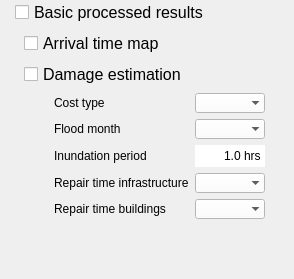
         <widget class="QWidget" name="postprocessing_widget" native="true">
          <property name="sizePolicy">
           <sizepolicy hsizetype="Preferred" vsizetype="Expanding">
            <horstretch>0</horstretch>
            <verstretch>0</verstretch>
           </sizepolicy>
          </property>
          <property name="font">
           <font>
            <family>Segoe UI</family>
            <pointsize>12</pointsize>
            <weight>50</weight>
            <bold>false</bold>
           </font>
          </property>
          <layout class="QVBoxLayout" name="verticalLayout_2">
           <property name="leftMargin">
            <number>15</number>
           </property>
           <property name="topMargin">
            <number>0</number>
           </property>
           <item>
            <widget class="QCheckBox" name="cb_basec_results">
             <property name="font">
              <font>
               <family>Segoe UI</family>
               <pointsize>12</pointsize>
               <weight>50</weight>
               <bold>false</bold>
              </font>
             </property>
             <property name="text">
              <string>Basic processed results</string>
             </property>
            </widget>
           </item>
           <item>
            <widget class="QWidget" name="basic_processed_widget" native="true">
             <layout class="QVBoxLayout" name="verticalLayout_3">
              <property name="topMargin">
               <number>0</number>
              </property>
              <property name="bottomMargin">
               <number>0</number>
              </property>
              <item>
               <widget class="QCheckBox" name="cb_arrival_time_map">
                <property name="font">
                 <font>
                  <family>Segoe UI</family>
                  <pointsize>12</pointsize>
                  <weight>50</weight>
                  <bold>false</bold>
                 </font>
                </property>
                <property name="text">
                 <string>Arrival time map</string>
                </property>
               </widget>
              </item>
              <item>
               <widget class="QCheckBox" name="cb_damage_estimation">
                <property name="font">
                 <font>
                  <family>Segoe UI</family>
                  <pointsize>12</pointsize>
                  <weight>50</weight>
                  <bold>false</bold>
                 </font>
                </property>
                <property name="text">
                 <string>Damage estimation</string>
                </property>
               </widget>
              </item>
              <item>
               <widget class="QWidget" name="damage_estimation_widget" native="true">
                <property name="sizePolicy">
                 <sizepolicy hsizetype="Preferred" vsizetype="Expanding">
                  <horstretch>0</horstretch>
                  <verstretch>0</verstretch>
                 </sizepolicy>
                </property>
                <layout class="QGridLayout" name="gridLayout_9">
                 <property name="leftMargin">
                  <number>30</number>
                 </property>
                 <property name="topMargin">
                  <number>0</number>
                 </property>
                 <item row="4" column="0">
                  <widget class="QLabel" name="label_9">
                   <property name="minimumSize">
                    <size>
                     <width>0</width>
                     <height>20</height>
                    </size>
                   </property>
                   <property name="font">
                    <font>
                     <family>Segoe UI</family>
                     <pointsize>9</pointsize>
                     <weight>50</weight>
                     <bold>false</bold>
                    </font>
                   </property>
                   <property name="text">
                    <string>Repair time buildings</string>
                   </property>
                  </widget>
                 </item>
                 <item row="4" column="1">
                  <widget class="QComboBox" name="dd_repair_building">
                   <property name="minimumSize">
                    <size>
                     <width>0</width>
                     <height>20</height>
                    </size>
                   </property>
                   <property name="font">
                    <font>
                     <family>Segoe UI</family>
                     <pointsize>9</pointsize>
                     <weight>50</weight>
                     <bold>false</bold>
                    </font>
                   </property>
                   <property name="styleSheet">
                    <string notr="true">QComboBox {background-color:white; selection-background-color: lightgray;}</string>
                   </property>
                   <property name="frame">
                    <bool>false</bool>
                   </property>
                  </widget>
                 </item>
                 <item row="3" column="0">
                  <widget class="QLabel" name="label_8">
                   <property name="minimumSize">
                    <size>
                     <width>0</width>
                     <height>20</height>
                    </size>
                   </property>
                   <property name="font">
                    <font>
                     <family>Segoe UI</family>
                     <pointsize>9</pointsize>
                     <weight>50</weight>
                     <bold>false</bold>
                    </font>
                   </property>
                   <property name="text">
                    <string>Repair time infrastructure</string>
                   </property>
                  </widget>
                 </item>
                 <item row="2" column="0">
                  <widget class="QLabel" name="label_7">
                   <property name="minimumSize">
                    <size>
                     <width>0</width>
                     <height>20</height>
                    </size>
                   </property>
                   <property name="font">
                    <font>
                     <family>Segoe UI</family>
                     <pointsize>9</pointsize>
                     <weight>50</weight>
                     <bold>false</bold>
                    </font>
                   </property>
                   <property name="text">
                    <string>Inundation period</string>
                   </property>
                  </widget>
                 </item>
                 <item row="0" column="1">
                  <widget class="QComboBox" name="dd_cost_type">
                   <property name="minimumSize">
                    <size>
                     <width>0</width>
                     <height>20</height>
                    </size>
                   </property>
                   <property name="palette">
                    <palette>
                     <active>
                      <colorrole role="Button">
                       <brush brushstyle="SolidPattern">
                        <color alpha="255">
                         <red>255</red>
                         <green>255</green>
                         <blue>255</blue>
                        </color>
                       </brush>
                      </colorrole>
                      <colorrole role="Base">
                       <brush brushstyle="SolidPattern">
                        <color alpha="255">
                         <red>255</red>
                         <green>255</green>
                         <blue>255</blue>
                        </color>
                       </brush>
                      </colorrole>
                      <colorrole role="Window">
                       <brush brushstyle="SolidPattern">
                        <color alpha="255">
                         <red>255</red>
                         <green>255</green>
                         <blue>255</blue>
                        </color>
                       </brush>
                      </colorrole>
                      <colorrole role="Highlight">
                       <brush brushstyle="SolidPattern">
                        <color alpha="255">
                         <red>211</red>
                         <green>211</green>
                         <blue>211</blue>
                        </color>
                       </brush>
                      </colorrole>
                     </active>
                     <inactive>
                      <colorrole role="Button">
                       <brush brushstyle="SolidPattern">
                        <color alpha="255">
                         <red>255</red>
                         <green>255</green>
                         <blue>255</blue>
                        </color>
                       </brush>
                      </colorrole>
                      <colorrole role="Base">
                       <brush brushstyle="SolidPattern">
                        <color alpha="255">
                         <red>255</red>
                         <green>255</green>
                         <blue>255</blue>
                        </color>
                       </brush>
                      </colorrole>
                      <colorrole role="Window">
                       <brush brushstyle="SolidPattern">
                        <color alpha="255">
                         <red>255</red>
                         <green>255</green>
                         <blue>255</blue>
                        </color>
                       </brush>
                      </colorrole>
                      <colorrole role="Highlight">
                       <brush brushstyle="SolidPattern">
                        <color alpha="255">
                         <red>211</red>
                         <green>211</green>
                         <blue>211</blue>
                        </color>
                       </brush>
                      </colorrole>
                     </inactive>
                     <disabled>
                      <colorrole role="Button">
                       <brush brushstyle="SolidPattern">
                        <color alpha="255">
                         <red>255</red>
                         <green>255</green>
                         <blue>255</blue>
                        </color>
                       </brush>
                      </colorrole>
                      <colorrole role="Base">
                       <brush brushstyle="SolidPattern">
                        <color alpha="255">
                         <red>255</red>
                         <green>255</green>
                         <blue>255</blue>
                        </color>
                       </brush>
                      </colorrole>
                      <colorrole role="Window">
                       <brush brushstyle="SolidPattern">
                        <color alpha="255">
                         <red>255</red>
                         <green>255</green>
                         <blue>255</blue>
                        </color>
                       </brush>
                      </colorrole>
                      <colorrole role="Highlight">
                       <brush brushstyle="SolidPattern">
                        <color alpha="255">
                         <red>211</red>
                         <green>211</green>
                         <blue>211</blue>
                        </color>
                       </brush>
                      </colorrole>
                     </disabled>
                    </palette>
                   </property>
                   <property name="font">
                    <font>
                     <family>Segoe UI</family>
                     <pointsize>9</pointsize>
                     <weight>50</weight>
                     <bold>false</bold>
                    </font>
                   </property>
                   <property name="styleSheet">
                    <string notr="true">QComboBox {background-color:white; selection-background-color: lightgray;}</string>
                   </property>
                   <property name="frame">
                    <bool>false</bool>
                   </property>
                  </widget>
                 </item>
                 <item row="0" column="0">
                  <widget class="QLabel" name="label_5">
                   <property name="minimumSize">
                    <size>
                     <width>0</width>
                     <height>20</height>
                    </size>
                   </property>
                   <property name="font">
                    <font>
                     <family>Segoe UI</family>
                     <pointsize>9</pointsize>
                     <weight>50</weight>
                     <bold>false</bold>
                    </font>
                   </property>
                   <property name="text">
                    <string>Cost type</string>
                   </property>
                  </widget>
                 </item>
                 <item row="1" column="0">
                  <widget class="QLabel" name="label_6">
                   <property name="minimumSize">
                    <size>
                     <width>0</width>
                     <height>20</height>
                    </size>
                   </property>
                   <property name="font">
                    <font>
                     <family>Segoe UI</family>
                     <pointsize>9</pointsize>
                     <weight>50</weight>
                     <bold>false</bold>
                    </font>
                   </property>
                   <property name="text">
                    <string>Flood month</string>
                   </property>
                  </widget>
                 </item>
                 <item row="1" column="1">
                  <widget class="QComboBox" name="dd_flood_month">
                   <property name="minimumSize">
                    <size>
                     <width>0</width>
                     <height>20</height>
                    </size>
                   </property>
                   <property name="font">
                    <font>
                     <family>Segoe UI</family>
                     <pointsize>9</pointsize>
                     <weight>50</weight>
                     <bold>false</bold>
                    </font>
                   </property>
                   <property name="styleSheet">
                    <string notr="true">QComboBox {background-color:white; selection-background-color: lightgray;}</string>
                   </property>
                   <property name="frame">
                    <bool>false</bool>
                   </property>
                  </widget>
                 </item>
                 <item row="3" column="1">
                  <widget class="QComboBox" name="dd_repair_infrastructure">
                   <property name="minimumSize">
                    <size>
                     <width>0</width>
                     <height>20</height>
                    </size>
                   </property>
                   <property name="palette">
                    <palette>
                     <active>
                      <colorrole role="Button">
                       <brush brushstyle="SolidPattern">
                        <color alpha="255">
                         <red>255</red>
                         <green>255</green>
                         <blue>255</blue>
                        </color>
                       </brush>
                      </colorrole>
                      <colorrole role="Base">
                       <brush brushstyle="SolidPattern">
                        <color alpha="255">
                         <red>255</red>
                         <green>255</green>
                         <blue>255</blue>
                        </color>
                       </brush>
                      </colorrole>
                      <colorrole role="Window">
                       <brush brushstyle="SolidPattern">
                        <color alpha="255">
                         <red>255</red>
                         <green>255</green>
                         <blue>255</blue>
                        </color>
                       </brush>
                      </colorrole>
                      <colorrole role="Highlight">
                       <brush brushstyle="SolidPattern">
                        <color alpha="255">
                         <red>211</red>
                         <green>211</green>
                         <blue>211</blue>
                        </color>
                       </brush>
                      </colorrole>
                     </active>
                     <inactive>
                      <colorrole role="Button">
                       <brush brushstyle="SolidPattern">
                        <color alpha="255">
                         <red>255</red>
                         <green>255</green>
                         <blue>255</blue>
                        </color>
                       </brush>
                      </colorrole>
                      <colorrole role="Base">
                       <brush brushstyle="SolidPattern">
                        <color alpha="255">
                         <red>255</red>
                         <green>255</green>
                         <blue>255</blue>
                        </color>
                       </brush>
                      </colorrole>
                      <colorrole role="Window">
                       <brush brushstyle="SolidPattern">
                        <color alpha="255">
                         <red>255</red>
                         <green>255</green>
                         <blue>255</blue>
                        </color>
                       </brush>
                      </colorrole>
                      <colorrole role="Highlight">
                       <brush brushstyle="SolidPattern">
                        <color alpha="255">
                         <red>211</red>
                         <green>211</green>
                         <blue>211</blue>
                        </color>
                       </brush>
                      </colorrole>
                     </inactive>
                     <disabled>
                      <colorrole role="Button">
                       <brush brushstyle="SolidPattern">
                        <color alpha="255">
                         <red>255</red>
                         <green>255</green>
                         <blue>255</blue>
                        </color>
                       </brush>
                      </colorrole>
                      <colorrole role="Base">
                       <brush brushstyle="SolidPattern">
                        <color alpha="255">
                         <red>255</red>
                         <green>255</green>
                         <blue>255</blue>
                        </color>
                       </brush>
                      </colorrole>
                      <colorrole role="Window">
                       <brush brushstyle="SolidPattern">
                        <color alpha="255">
                         <red>255</red>
                         <green>255</green>
                         <blue>255</blue>
                        </color>
                       </brush>
                      </colorrole>
                      <colorrole role="Highlight">
                       <brush brushstyle="SolidPattern">
                        <color alpha="255">
                         <red>211</red>
                         <green>211</green>
                         <blue>211</blue>
                        </color>
                       </brush>
                      </colorrole>
                     </disabled>
                    </palette>
                   </property>
                   <property name="font">
                    <font>
                     <family>Segoe UI</family>
                     <pointsize>9</pointsize>
                     <weight>50</weight>
                     <bold>false</bold>
                    </font>
                   </property>
                   <property name="styleSheet">
                    <string notr="true">QComboBox {background-color:white; selection-background-color: lightgray;}</string>
                   </property>
                   <property name="frame">
                    <bool>false</bool>
                   </property>
                  </widget>
                 </item>
                 <item row="2" column="1">
                  <widget class="QDoubleSpinBox" name="sb_period">
                   <property name="minimumSize">
                    <size>
                     <width>0</width>
                     <height>20</height>
                    </size>
                   </property>
                   <property name="font">
                    <font>
                     <family>Segoe UI</family>
                     <pointsize>9</pointsize>
                     <weight>50</weight>
                     <bold>false</bold>
                    </font>
                   </property>
                   <property name="styleSheet">
                    <string notr="true">QDoubleSpinBox {background-color: white;}</string>
                   </property>
                   <property name="frame">
                    <bool>false</bool>
                   </property>
                   <property name="alignment">
                    <set>Qt::AlignRight|Qt::AlignTrailing|Qt::AlignVCenter</set>
                   </property>
                   <property name="buttonSymbols">
                    <enum>QAbstractSpinBox::NoButtons</enum>
                   </property>
                   <property name="suffix">
                    <string> hrs</string>
                   </property>
                   <property name="decimals">
                    <number>1</number>
                   </property>
                   <property name="minimum">
                    <double>1.000000000000000</double>
                   </property>
                  </widget>
                 </item>
                </layout>
               </widget>
              </item>
             </layout>
            </widget>
           </item>
           <item>
            <spacer name="verticalSpacer_2">
             <property name="orientation">
              <enum>Qt::Vertical</enum>
             </property>
             <property name="sizeHint" stdset="0">
              <size>
               <width>20</width>
               <height>40</height>
              </size>
             </property>
            </spacer>
           </item>
          </layout>
         </widget>
